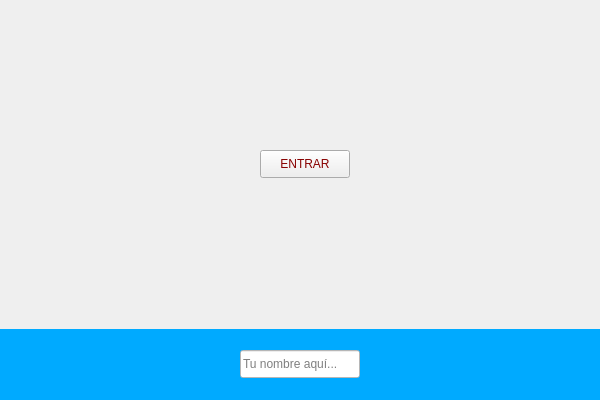
<?xml version="1.0" encoding="UTF-8"?>
<ui version="4.0">
 <class>ventana_inicio</class>
 <widget class="QWidget" name="ventana_inicio">
  <property name="geometry">
   <rect>
    <x>0</x>
    <y>0</y>
    <width>600</width>
    <height>400</height>
   </rect>
  </property>
  <property name="windowTitle">
   <string>Form</string>
  </property>
  <widget class="QLabel" name="fondo">
   <property name="geometry">
    <rect>
     <x>0</x>
     <y>0</y>
     <width>600</width>
     <height>400</height>
    </rect>
   </property>
   <property name="text">
    <string/>
   </property>
   <property name="pixmap">
    <pixmap>../sprites/background/index1.png</pixmap>
   </property>
   <property name="scaledContents">
    <bool>true</bool>
   </property>
  </widget>
  <widget class="QLabel" name="label_2">
   <property name="geometry">
    <rect>
     <x>0</x>
     <y>329</y>
     <width>600</width>
     <height>71</height>
    </rect>
   </property>
   <property name="autoFillBackground">
    <bool>true</bool>
   </property>
   <property name="styleSheet">
    <string notr="true">background-color: rgb(0, 170, 255);</string>
   </property>
   <property name="text">
    <string/>
   </property>
  </widget>
  <widget class="QLineEdit" name="line_edit_nombre">
   <property name="geometry">
    <rect>
     <x>240</x>
     <y>350</y>
     <width>120</width>
     <height>28</height>
    </rect>
   </property>
   <property name="autoFillBackground">
    <bool>false</bool>
   </property>
   <property name="styleSheet">
    <string notr="true">background-color: rgb(255, 255, 255);</string>
   </property>
   <property name="placeholderText">
    <string>Tu nombre aquí...</string>
   </property>
  </widget>
  <widget class="QPushButton" name="boton_entrar">
   <property name="geometry">
    <rect>
     <x>260</x>
     <y>150</y>
     <width>90</width>
     <height>28</height>
    </rect>
   </property>
   <property name="mouseTracking">
    <bool>true</bool>
   </property>
   <property name="autoFillBackground">
    <bool>true</bool>
   </property>
   <property name="styleSheet">
    <string notr="true">color: rgb(136, 0, 0);
border-color: rgb(229, 172, 0);
alternate-background-color: rgb(85, 0, 0);
selection-color: rgb(170, 0, 0);</string>
   </property>
   <property name="text">
    <string>ENTRAR</string>
   </property>
   <property name="default">
    <bool>false</bool>
   </property>
   <property name="flat">
    <bool>false</bool>
   </property>
  </widget>
 </widget>
 <resources/>
 <connections/>
</ui>
